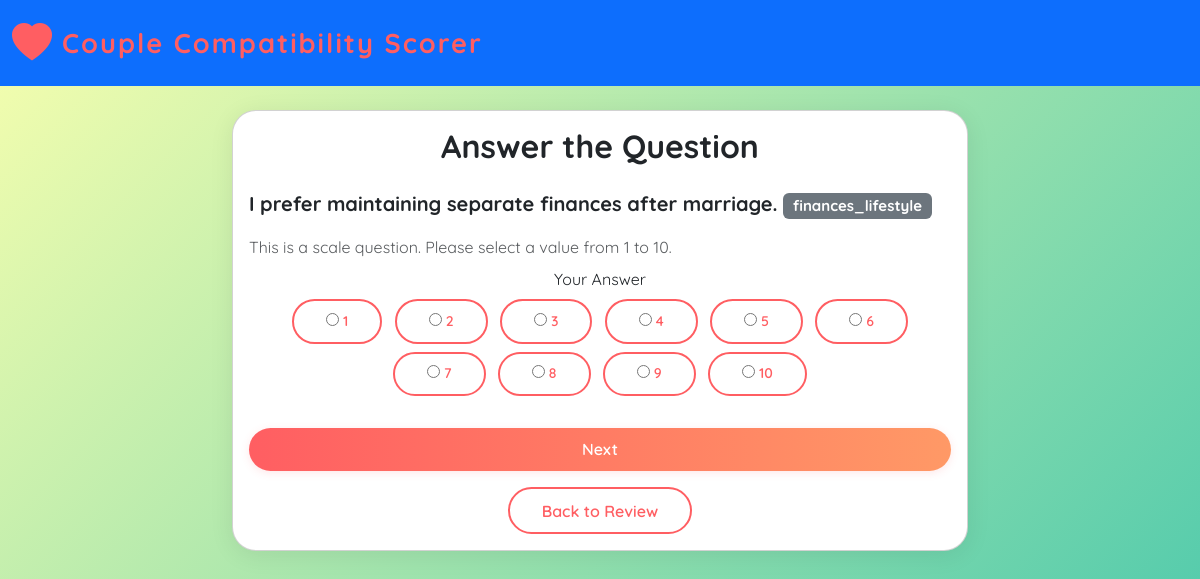
/questions (signed in), run on the app's committed database.
### app.py (models this page shows)
class Question(db.Model):
    id = db.Column(db.Integer, primary_key=True)
    text = db.Column(db.String(500), nullable=False)
    category = db.Column(db.String(50), nullable=False)  # family, lifestyle, values, likes
    type = db.Column(db.String(10), nullable=False, default='scale')  # 'scale' or 'yesno'

### app.py (the view)
@app.route('/questions', methods=['GET', 'POST'])
@login_required
def answer_questions():
    answered_ids = {r.question_id for r in current_user.responses}
    q = Question.query.filter(~Question.id.in_(answered_ids)).first()
    if not q:
        questions = Question.query.all()
        user_answers = {r.question_id: r.answer for r in current_user.responses}
        return render_template('review_answers.html', questions=questions, user_answers=user_answers)
    if q.type == 'yesno':
        choices = [('10', 'Yes'), ('1', 'No')]
    else:
        choices = [(str(i), str(i)) for i in range(1, 11)]
    form = AnswerForm()
    form.answer.choices = choices
    if form.validate_on_submit():
        resp = Response(user_id=current_user.id, question_id=q.id, answer=int(form.answer.data))
        db.session.add(resp)
        db.session.commit()
        return redirect(url_for('answer_questions'))
    return render_template('answer_question.html', form=form, question=q, editing=False)

### app.py
class AnswerForm(FlaskForm):
    answer = RadioField('Your Answer', choices=[(str(i), str(i)) for i in range(11)], validators=[DataRequired()])
    submit = SubmitField('Next')

### app.py (called while the page is built)
@login_manager.user_loader
def load_user(user_id):
    return User.query.get(int(user_id))

### templates/answer_question.html (shortened to what this page needs)
<!DOCTYPE html>
<html lang="en">
<head>
    <link href="https://cdn.jsdelivr.net/npm/bootstrap@5.3.2/dist/css/bootstrap.min.css" rel="stylesheet">
    <link href="https://cdn.jsdelivr.net/npm/bootstrap-icons@1.11.3/font/bootstrap-icons.css" rel="stylesheet">
    <link rel="stylesheet" href="{{ url_for('static', filename='style.css') }}">
</head>
<body>
<nav class="navbar navbar-expand-lg navbar-dark bg-primary mb-4">
  <div class="container-fluid">
    <a class="navbar-brand d-flex align-items-center" href="{{ url_for('home') }}">
      <i class="bi bi-heart-fill quirky-heart me-2"></i> Couple Compatibility Scorer
    </a>
  </div>
</nav>
<div class="container mt-4">
    <div class="row justify-content-center">
        <div class="col-md-8">
            <div class="card">
                <div class="card-body">
                    <h2 class="card-title mb-4 text-center">{% if editing %}Edit Your Answer{% else %}Answer the Question{% endif %}</h2>
                    <p class="fs-5 mb-3"><strong>{{ question.text }}</strong> <span class="badge bg-secondary">{{ question.category }}</span></p>
                    {% if question.type == 'yesno' %}
                        <p class="text-muted mb-2">This is a Yes/No question. Please select one.</p>
                    {% else %}
                        <p class="text-muted mb-2">This is a scale question. Please select a value from 1 to 10.</p>
                    {% endif %}
                    <form method="POST">
                        <div class="mb-4 text-center">
                            {% if question.type == 'yesno' %}
                                {% for subfield in form.answer %}
                                    <label class="btn btn-outline-fancy btn-lg mx-2 mb-2">
                                        {{ subfield() }} {{ subfield.label.text }}
                                    </label>
                                {% endfor %}
                            {% else %}
                                {{ form.answer.label(class_="form-label") }}<br>
                                {% for subfield in form.answer %}
                                    <label class="btn btn-outline-fancy btn-sm mx-1 mb-2">
                                        {{ subfield() }} {{ subfield.label.text }}
                                    </label>
                                {% endfor %}
                            {% endif %}
                        </div>
                        <div class="d-grid gap-2">
                            {{ form.submit(class_="btn btn-fancy") }}
                        </div>
                    </form>
                    <div class="text-center mt-3">
                        <a href="{{ url_for('answer_questions') }}" class="btn btn-outline-fancy">Back to Review</a>
                    </div>
                </div>
            </div>
        </div>
    </div>
</div>
</body>
</html>

### static/style.css (style rules this page uses)
body { font-family: 'Quicksand', Arial, sans-serif; background: linear-gradient(135deg, #f8ffae 0%, #43c6ac 100%); min-height: 100vh; }
.navbar-brand { font-weight: 700; letter-spacing: 2px; font-size: 1.7rem; color: #ff5e62 !important; }
.card { border-radius: 1.5rem; box-shadow: 0 4px 24px 0 rgba(0,0,0,0.08); }
.btn-fancy { background: linear-gradient(90deg, #ff5e62 0%, #ff9966 100%); color: #fff; border: none; border-radius: 2rem; font-weight: 600; padding: 0.6rem 2rem; transition: transform 0.2s, box-shadow 0.2s; box-shadow: 0 2px 8px 0 rgba(255,94,98,0.15); }
.btn-outline-fancy { border: 2px solid #ff5e62; color: #ff5e62; background: transparent; border-radius: 2rem; font-weight: 600; padding: 0.6rem 2rem; transition: background 0.2s, color 0.2s; }
h1, h2, h3, h4, h5 { font-family: 'Quicksand', Arial, sans-serif; font-weight: 700; }
.quirky-heart { color: #ff5e62; font-size: 2.5rem; animation: pulse 1.2s infinite alternate; }

### data on the page
Question: text "I prefer maintaining separate finances after marriage.", category "finances_lifestyle"

### other printed values
{{ subfield.label.text }} "1" "2" "3" "4" "5" "6" "7" "8" "9" "10"
